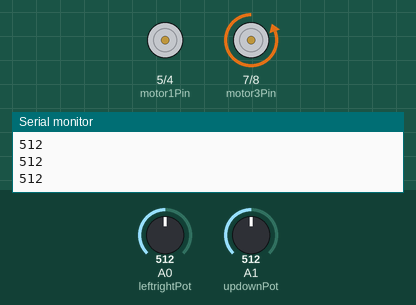
This sketch was run on a simulated Arduino Uno, built with avr-gcc and run on an emulated ATmega328P. Shown: motor-driver pin pairs drawn as motors (green arrow = first pin HIGH = forward, orange = second pin HIGH = backward, longer = more drive, scaled by the enable pin), the last lines printed to the serial monitor. The inputs (shaded band) are chosen by the test bench; at power-on: A1 (updownPot) = 512, A0 (leftrightPot) = 512.

Above: at 1.2 s.
1.3 s: A1 (updownPot) set to 887
2.8 s: A1 (updownPot) set to 913
4.3 s: A0 (leftrightPot) set to 610
At 5.5 s:
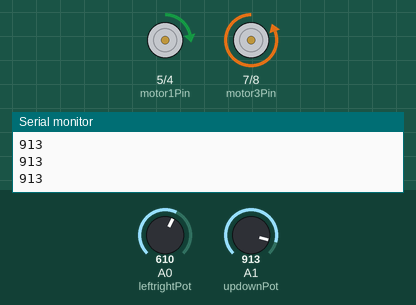
5.8 s: A0 (leftrightPot) set to 511
At 6.7 s:
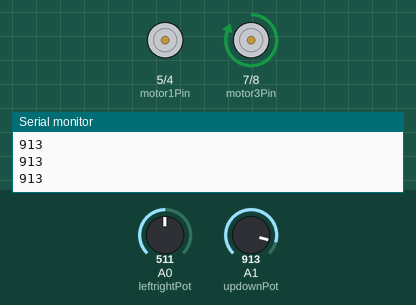
7.3 s: A1 (updownPot) set to 615
8.8 s: A1 (updownPot) set to 592
Timing chart, 0 to 11.3 s (numbered marks = the images above; inputs shaded):
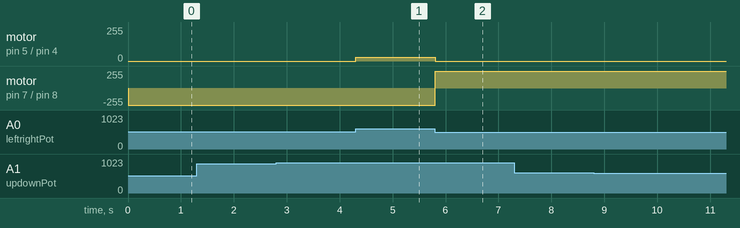

The sketch:

newMarble.ino
```cpp
//UP & DOWN LEFT RIGHT FOR NEW MARBLE MACHINE

const int motor1Pin = 5;
const int motor2Pin = 4;
const int enablePin = 3;

int updownPot = A1;
int updownValue;
int upSpeed = 255; // UP SPEED
int downSpeed = 180; //DOWN SPEED


int leftrightPot = A0;
int leftrightMax = 160; //LEFT RIGHT MAX SPEED

int motor3Pin = 7;
int motor4Pin = 8;
int enable2Pin = 6;
int leftrightSpeed;
int leftrightValue;

void setup() {

  pinMode(updownPot, INPUT);
  pinMode(motor1Pin, OUTPUT);
  pinMode(motor2Pin, OUTPUT);
  pinMode(enablePin, OUTPUT);

  digitalWrite(enablePin, HIGH);
  digitalWrite(enable2Pin, HIGH);

  pinMode(leftrightPot, INPUT);
  pinMode(motor3Pin, OUTPUT);
  pinMode(motor4Pin, OUTPUT);
  pinMode(enablePin, OUTPUT);

  Serial.begin(9600);
}

void loop() {


  updownValue = analogRead(updownPot);


  Serial.println(updownValue);
  if (updownValue > 900) {
    digitalWrite(motor1Pin, HIGH);
    digitalWrite(motor2Pin, LOW);
    analogWrite(enablePin, upSpeed);
  }
  if (updownValue < 100) {
    digitalWrite(motor1Pin, LOW);
    digitalWrite(motor2Pin, HIGH);
    analogWrite(enablePin, downSpeed);
  }
  if ((updownValue < 600) && (updownValue > 400)) {
    digitalWrite(motor1Pin, LOW);
    digitalWrite(motor2Pin, LOW);

  }

  leftrightValue = analogRead(leftrightPot);

  //Serial.println(leftrightValue);
  if (leftrightValue < 512) {
    digitalWrite(motor3Pin, HIGH);
    digitalWrite(motor4Pin, LOW);
    leftrightSpeed = (-leftrightMax / 512.) * leftrightValue + leftrightMax;
    analogWrite(enable2Pin, leftrightSpeed);
  }
  if (leftrightValue >= 512) {
    digitalWrite(motor3Pin, LOW);
    digitalWrite(motor4Pin, HIGH);
    leftrightSpeed = (leftrightMax / 512.) * leftrightValue - leftrightMax;
    analogWrite(enable2Pin, leftrightSpeed);
  }
}
```

Measured:
- after the input at 4.3 s, motor on pin 5 (motor1Pin) / pin 4 (motor2Pin): stopped → forward 30/255 at once
- after the input at 5.8 s, motor on pin 5 (motor1Pin) / pin 4 (motor2Pin): forward 30/255 → stopped at once; motor on pin 7 (motor3Pin) / pin 8 (motor4Pin): backward 255/255 → forward 255/255 at once
